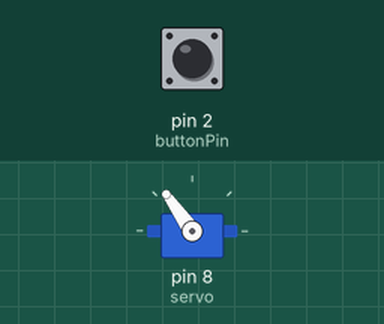
The sketch below on a simulated Arduino Uno, built with avr-gcc and run on an emulated ATmega328P. Parts: servo. Inputs (shaded band) come from the test bench; at power-on: pin 2 (buttonPin) HIGH.

Above: at 1.2 s.
1.3 s: pin 2 (buttonPin) pulled LOW for 0.15 s
At 1.37 s:
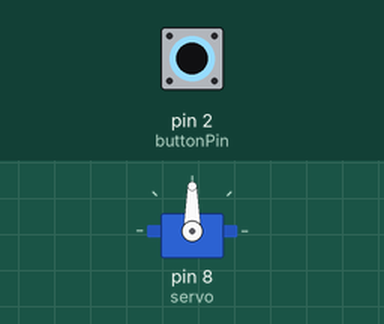
2.9 s: pin 2 (buttonPin) pulled LOW for 3.2 s
At 6.4 s:
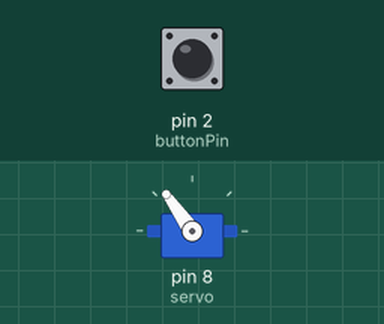
Timing chart, 0 to 7.9 s (numbered marks = the images above; inputs shaded):
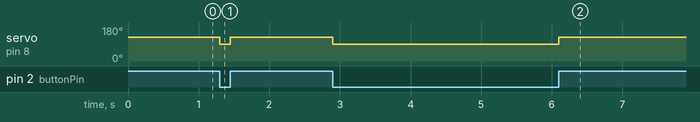

Measured:
- after the input at 1.3 s, servo on pin 8 (servo): 125° → 90° at once, → 125° 0.15 s later
- after the input at 2.9 s, servo on pin 8 (servo): 125° → 90° at once, → 125° 3.2 s later

The sketch:

Door_For_Fort.ino
```cpp
                                                                                                           #include <Servo.h>
Servo servo;

// constants won't change. They're used here to set pin numbers:
const int buttonPin = 2;     // the number of the pushbutton pin
      // the number of the LED pin

// variables will change:
int buttonState = 0;         // variable for reading the pushbutton status

void setup() {
  servo.attach(8);

  // initialize the pushbutton pin as an input:
  pinMode(buttonPin, INPUT);
}

void loop() {
  // read the state of the pushbutton value:
  buttonState = digitalRead(buttonPin);

  // check if the pushbutton is pressed. If it is, the buttonState is HIGH:
  if (buttonState == LOW       ) {
    // turn LED on:
    servo.write(90);
  } else {
    // turn LED off:
   servo.write(125);
  }
}
```
